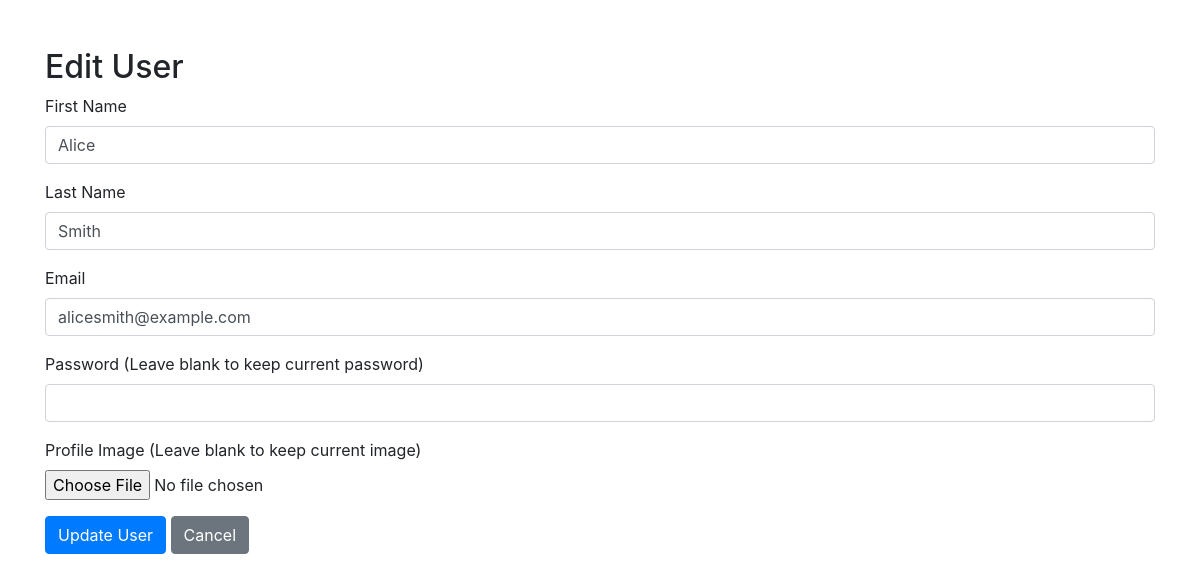
/Admin/edit_user.php?id=16 (signed in), run on the app's committed database.
### tables this page shows
CREATE TABLE IF NOT EXISTS `users` (
  `id` int NOT NULL AUTO_INCREMENT,
  `first_name` varchar(100) NOT NULL,
  `last_name` varchar(100) NOT NULL,
  `email` varchar(100) NOT NULL,
  `password` varchar(255) NOT NULL,
  `profile_image` varchar(255) DEFAULT NULL,
  `created_at` timestamp NULL DEFAULT CURRENT_TIMESTAMP,
  PRIMARY KEY (`id`),
  UNIQUE KEY `email` (`email`)
);

### Admin/edit_user.php (the view, shortened to what this page needs)
<?php
require_once "config.php";
if (isset($_GET['id']) && is_numeric($_GET['id'])) {
    $user_id = $_GET['id'];
    $sql = "SELECT * FROM users WHERE id = ?";
    if ($stmt = mysqli_prepare($link, $sql)) {
        mysqli_stmt_bind_param($stmt, "i", $param_id);
        if (mysqli_stmt_execute($stmt)) {
            $result = mysqli_stmt_get_result($stmt);
            if (mysqli_num_rows($result) == 1) {
                $user = mysqli_fetch_assoc($result);
            } else {
                header("location: users.php");
                exit;
            }
        } else {
            echo "Something went wrong. Please try again later.";
        }
    }
} else {
    header("location: users.php");
    exit;
}
?>
<!DOCTYPE html>
<html lang="en">
<head>
    <link rel="stylesheet" href="https://stackpath.bootstrapcdn.com/bootstrap/4.5.2/css/bootstrap.min.css">
</head>
<body>
    <div class="container mt-5">
        <h2>Edit User</h2>
        <form action="edit_user.php?id=<?php echo $user_id; ?>" method="post" enctype="multipart/form-data">
            <div class="form-group">
                <label for="firstname">First Name</label>
                <input type="text" name="firstname" id="firstname" class="form-control" value="<?php echo htmlspecialchars($user['first_name']); ?>" required>
            </div>
            <div class="form-group">
                <label for="lastname">Last Name</label>
                <input type="text" name="lastname" id="lastname" class="form-control" value="<?php echo htmlspecialchars($user['last_name']); ?>" required>
            </div>
            <div class="form-group">
                <label for="email">Email</label>
                <input type="email" name="email" id="email" class="form-control" value="<?php echo htmlspecialchars($user['email']); ?>" required>
            </div>
            <div class="form-group">
                <label for="password">Password (Leave blank to keep current password)</label>
                <input type="password" name="password" id="password" class="form-control">
            </div>
            <div class="form-group">
                <label for="profile_image">Profile Image (Leave blank to keep current image)</label>
                <input type="file" name="profile_image" id="profile_image" class="form-control-file">
            </div>
            <button type="submit" class="btn btn-primary">Update User</button>
            <a href="users.php" class="btn btn-secondary">Cancel</a>
        </form>
    </div>
</body>
</html>

### data on the page
users: firstname "Alice", lastname "Smith", email "alicesmith@example.com"
